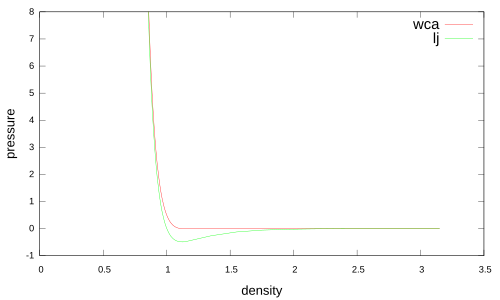

Write gnuplot code to recreate this figure.
set term pdf
set out "dis-poen.pdf"
set xrange [0:]
set yrange [-1:8]
set xlabel "density"
set ylabel "pressure"
set xlabel font "Arial,15"
set ylabel font "Arial,15"
#ticsはメモリ文字
set tics font "Arial,10"
#keyは凡例
set key font"Arial,16"
plot "dis-poen.dat" u 1:2 with lines title "wca", "dis-poen.dat" u 1:3 with lines title "lj"
